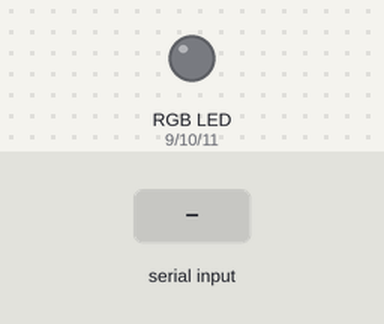
Bench run of a sketch on a simulated Arduino Uno, built with avr-gcc and run on an emulated ATmega328P. Parts: an RGB LED mixed from three pins (HIGH = lit). The inputs (shaded band) are chosen by the test bench. What the sketch prints to the serial monitor is not drawn.

Above: at 1.2 s.
1.3 s: "r" received over Serial
At 1.7 s:
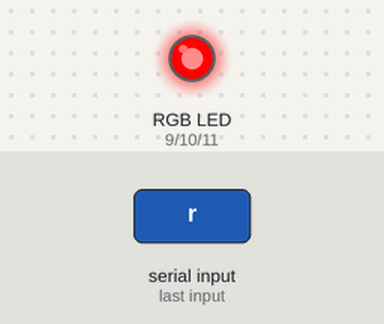
2.8 s: "g" received over Serial
At 4.0 s:
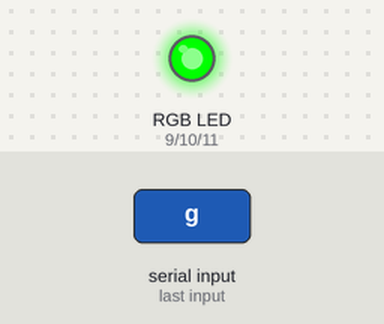
4.3 s: "b" received over Serial
At 5.2 s:
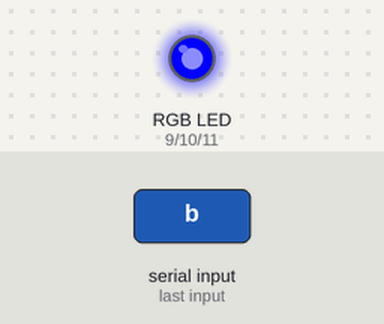
5.8 s: byte 32 (' ') received over Serial
At 6.4 s:
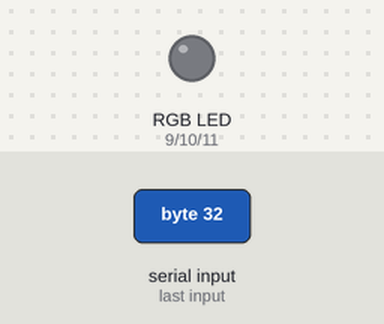
Timing chart, 0 to 8.3 s (numbered marks = the images above; inputs shaded):
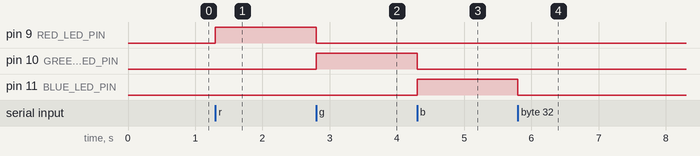

The sketch:

sketch_oct10a.ino
```cpp
// LED leads connected to PWM pins
const int RED_LED_PIN = 9;
const int GREEN_LED_PIN = 10;
const int BLUE_LED_PIN = 11;

// Change this value if you want fast color changes
const int WAIT_TIME_MS = 500;


void setLedColour(int redIntensity, int greenIntensity, int blueIntensity) {
   /*

      This routine sets the PWM value for each color of the RGB LED.

    */
   analogWrite(RED_LED_PIN, redIntensity);
   analogWrite(GREEN_LED_PIN, greenIntensity);
   analogWrite(BLUE_LED_PIN, blueIntensity);
}


void setup() {
  // Configure the serial port and display instructions.
  Serial.begin(57600); //28800 38400 57600 115200
  Serial.println("Send the characters 'r', 'g' or 'b' to change LED colour:");
}


void loop() {

  // When specific characters are sent we change the current color of the LED.
  if (Serial.available()) {
    int characterRead = Serial.read();

    // If the character matches change the state of the LED,
    // otherwise ignore the character.
    switch(characterRead) {
       case 'r':
         setLedColour(255, 0, 0);
         break;

       case 'g':
         setLedColour(0, 255, 0);
         break;

       case 'b':
         setLedColour(0, 0, 255);
         break;

       case ' ':
         setLedColour(0, 0, 0);
         break;

       default:
         // Ignore all other characters and leave the LED
         // in its previous state.
         break;
    }

    delay(WAIT_TIME_MS);
  }
}
```

Measured:
- after the input at 1.3 s, pin 9 (RED_LED_PIN): LOW → HIGH at once
- after the input at 2.8 s, pin 9 (RED_LED_PIN): HIGH → LOW at once; pin 10 (GREEN_LED_PIN): LOW → HIGH at once
- after the input at 4.3 s, pin 10 (GREEN_LED_PIN): HIGH → LOW at once; pin 11 (BLUE_LED_PIN): LOW → HIGH at once
- after the input at 5.8 s, pin 11 (BLUE_LED_PIN): HIGH → LOW at once
